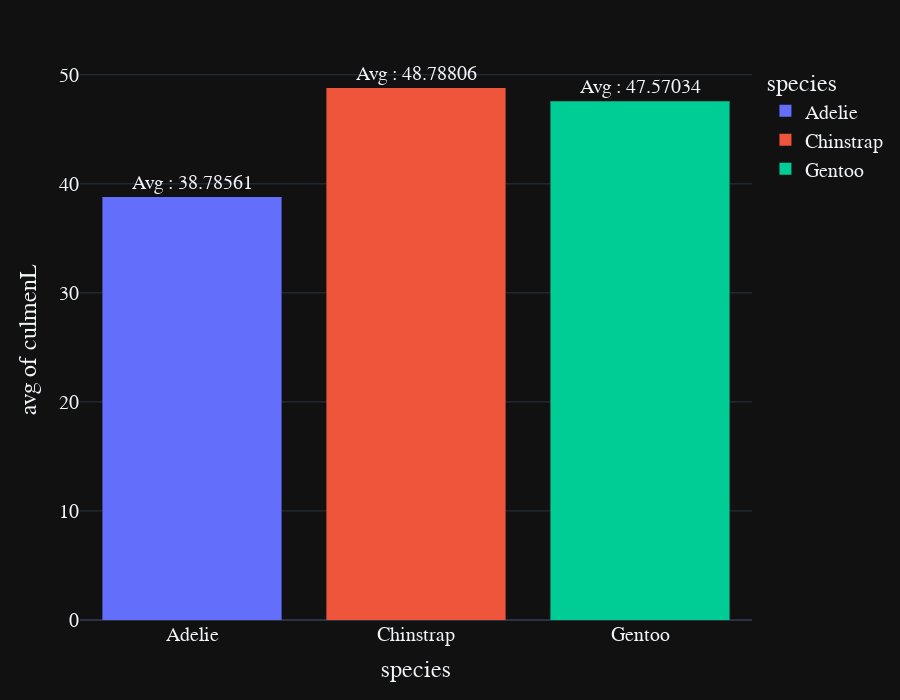

Source (notebook cell):
### Markdown cell above
<font face="Fira Code" size=5>
There are quite a number of high correlations, but with adjusting the correlation threshold we can see the most important ones.<br>

- ~~Culmen Lenght v/s Species~~
- Culmen Depth v/s Species
- Flipper Length v/s Body Mass
- Flipper Lenght v/s Species
- Sex v/s A
- $\delta^{15}N$ v/s Species
- $\delta^{13}C$ v/s Species
- Island v/s Species
- $\delta^{15}N$ v/s Island
- Island v/s Biomass
- Island v/s Culmen Depth

### Code cell
px.histogram(temp_na,x="species",y="culmenL",histfunc="avg",color="species",height=700,text_auto=True).update_traces(textposition="outside",texttemplate="Avg : %{y}")

### Figure 1 — Plotly figure (JSON) as saved in the notebook; plotly's stock layout.template omitted (floating-point values rounded to 4 significant figures; data arrays with more than 128 entries replaced by an {"elided": "..."} marker saying what was removed)
{"data": [{"alignmentgroup": "True", "bingroup": "x", "histfunc": "avg", "hovertemplate": "species=%{x}<br>avg of culmenL=%{y}<extra></extra>", "legendgroup": "Adelie", "marker": {"color": "#636efa", "pattern": {"shape": ""}}, "name": "Adelie", "offsetgroup": "Adelie", "orientation": "v", "showlegend": true, "textposition": "outside", "texttemplate": "Avg : %{y}", "type": "histogram", "x": {"elided": "139 str values"}, "xaxis": "x", "y": {"elided": "139 float values"}, "yaxis": "y"}, {"alignmentgroup": "True", "bingroup": "x", "histfunc": "avg", "hovertemplate": "species=%{x}<br>avg of culmenL=%{y}<extra></extra>", "legendgroup": "Chinstrap", "marker": {"color": "#EF553B", "pattern": {"shape": ""}}, "name": "Chinstrap", "offsetgroup": "Chinstrap", "orientation": "v", "showlegend": true, "textposition": "outside", "texttemplate": "Avg : %{y}", "type": "histogram", "x": ["Chinstrap", "Chinstrap", "Chinstrap", "Chinstrap", "Chinstrap", "Chinstrap", "Chinstrap", "Chinstrap", "Chinstrap", "Chinstrap", "Chinstrap", "Chinstrap", "Chinstrap", "Chinstrap", "Chinstrap", "Chinstrap", "Chinstrap", "Chinstrap", "Chinstrap", "Chinstrap", "Chinstrap", "Chinstrap", "Chinstrap", "Chinstrap", "Chinstrap", "Chinstrap", "Chinstrap", "Chinstrap", "Chinstrap", "Chinstrap", "Chinstrap", "Chinstrap", "Chinstrap", "Chinstrap", "Chinstrap", "Chinstrap", "Chinstrap", "Chinstrap", "Chinstrap", "Chinstrap", "Chinstrap", "Chinstrap", "Chinstrap", "Chinstrap", "Chinstrap", "Chinstrap", "Chinstrap", "Chinstrap", "Chinstrap", "Chinstrap", "Chinstrap", "Chinstrap", "Chinstrap", "Chinstrap", "Chinstrap", "Chinstrap", "Chinstrap", "Chinstrap", "Chinstrap", "Chinstrap", "Chinstrap", "Chinstrap", "Chinstrap", "Chinstrap", "Chinstrap", "Chinstrap", "Chinstrap"], "xaxis": "x", "y": [46.5, 50, 51.3, 45.4, 52.7, 45.2, 46.1, 51.3, 46, 51.3, 46.6, 51.7, 47, 52, 45.9, 50.5, 50.3, 58, 46.4, 49.2, 42.4, 48.5, 43.2, 50.6, 46.7, 52, 50.5, 49.5, 46.4, 52.8, 40.9, 54.2, 42.5, 51, 49.7, 47.5, 47.6, 52, 46.9, 53.5, 49, 46.2, 50.9, 45.5, 50.9, 50.8, 50.1, 49, 51.5, 49.8, 48.1, 51.4, 45.7, 50.7, 42.5, 52.2, 45.2, 49.3, 50.2, 45.6, 46.8, 45.7, 55.8, 43.5, 49.6, 50.8, 50.2], "yaxis": "y"}, {"alignmentgroup": "True", "bingroup": "x", "histfunc": "avg", "hovertemplate": "species=%{x}<br>avg of culmenL=%{y}<extra></extra>", "legendgroup": "Gentoo", "marker": {"color": "#00cc96", "pattern": {"shape": ""}}, "name": "Gentoo", "offsetgroup": "Gentoo", "orientation": "v", "showlegend": true, "textposition": "outside", "texttemplate": "Avg : %{y}", "type": "histogram", "x": ["Gentoo", "Gentoo", "Gentoo", "Gentoo", "Gentoo", "Gentoo", "Gentoo", "Gentoo", "Gentoo", "Gentoo", "Gentoo", "Gentoo", "Gentoo", "Gentoo", "Gentoo", "Gentoo", "Gentoo", "Gentoo", "Gentoo", "Gentoo", "Gentoo", "Gentoo", "Gentoo", "Gentoo", "Gentoo", "Gentoo", "Gentoo", "Gentoo", "Gentoo", "Gentoo", "Gentoo", "Gentoo", "Gentoo", "Gentoo", "Gentoo", "Gentoo", "Gentoo", "Gentoo", "Gentoo", "Gentoo", "Gentoo", "Gentoo", "Gentoo", "Gentoo", "Gentoo", "Gentoo", "Gentoo", "Gentoo", "Gentoo", "Gentoo", "Gentoo", "Gentoo", "Gentoo", "Gentoo", "Gentoo", "Gentoo", "Gentoo", "Gentoo", "Gentoo", "Gentoo", "Gentoo", "Gentoo", "Gentoo", "Gentoo", "Gentoo", "Gentoo", "Gentoo", "Gentoo", "Gentoo", "Gentoo", "Gentoo", "Gentoo", "Gentoo", "Gentoo", "Gentoo", "Gentoo", "Gentoo", "Gentoo", "Gentoo", "Gentoo", "Gentoo", "Gentoo", "Gentoo", "Gentoo", "Gentoo", "Gentoo", "Gentoo", "Gentoo", "Gentoo", "Gentoo", "Gentoo", "Gentoo", "Gentoo", "Gentoo", "Gentoo", "Gentoo", "Gentoo", "Gentoo", "Gentoo", "Gentoo", "Gentoo", "Gentoo", "Gentoo", "Gentoo", "Gentoo", "Gentoo", "Gentoo", "Gentoo", "Gentoo", "Gentoo", "Gentoo", "Gentoo", "Gentoo", "Gentoo", "Gentoo", "Gentoo", "Gentoo", "Gentoo"], "xaxis": "x", "y": [46.1, 50, 48.7, 50, 47.6, 46.5, 45.4, 46.7, 43.3, 46.8, 40.9, 49, 45.5, 48.4, 45.8, 49.3, 42, 49.2, 46.2, 48.7, 50.2, 45.1, 46.5, 46.3, 42.9, 46.1, 47.8, 48.2, 50, 42.8, 45.1, 59.6, 49.1, 48.4, 42.6, 44.4, 44, 48.7, 42.7, 49.6, 45.3, 49.6, 50.5, 43.6, 45.5, 50.5, 44.9, 45.2, 46.6, 48.5, 45.1, 50.1, 46.5, 45, 43.8, 45.5, 43.2, 50.4, 45.3, 46.2, 45.7, 54.3, 45.8, 49.8, 49.5, 43.5, 50.7, 47.7, 46.4, 48.2, 46.5, 46.4, 48.6, 47.5, 51.1, 45.2, 45.2, 49.1, 52.5, 47.4, 50, 44.9, 50.8, 43.4, 51.3, 47.5, 52.1, 47.5, 52.2, 45.5, 49.5, 44.5, 50.8, 49.4, 46.9, 48.4, 51.1, 48.5, 55.9, 47.2, 49.1, 46.8, 41.7, 53.4, 43.3, 48.1, 50.5, 49.8, 43.5, 51.5, 46.2, 55.1, 48.8, 47.2, 46.8, 50.4, 45.2, 49.9], "yaxis": "y"}], "layout": {"barmode": "relative", "height": 700, "legend": {"title": {"text": "species"}, "tracegroupgap": 0}, "margin": {"t": 60}, "xaxis": {"anchor": "y", "categoryarray": ["Adelie", "Chinstrap", "Gentoo"], "categoryorder": "array", "domain": [0, 1], "title": {"text": "species"}}, "yaxis": {"anchor": "x", "domain": [0, 1], "title": {"text": "avg of culmenL"}}}}
